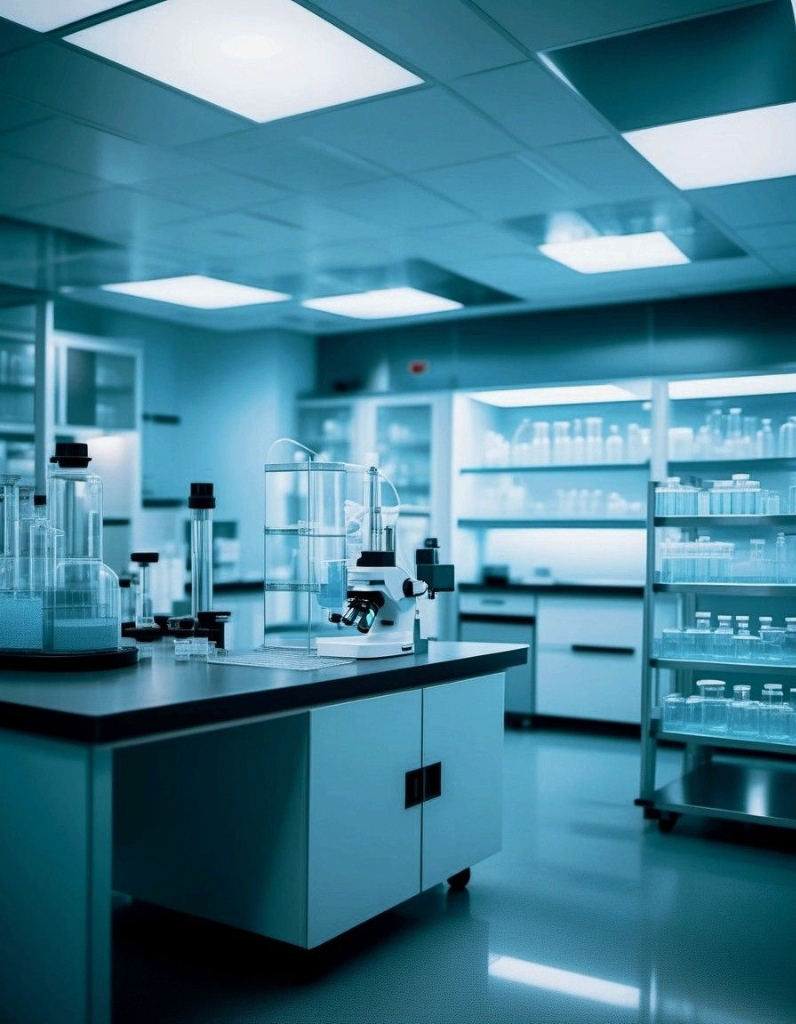
#> input picture dist-before/assets/about/biotech-lab-cleanroom.jpg, 796 x 1024 px, given in place of about-hero-roots-to-infinity.jpg, which was not available
$ python make-about-blur.py
#> lines starting #> are read from the running program, lines starting #| are printed output that depends on the picture
"""Pre-blurred backgrounds for the About page's chapters (and the prologue's spotlight).

Blurring a full-screen photo live (CSS filter) is expensive while scrolling, so each chapter background is blurred
once here: public/assets/about/<name>.jpg -> public/assets/about/blur/<name>.webp (1280 px wide, soft and small).
The page cross-fades these; only the foreground photos are shown sharp.

Usage: python scripts/make-about-blur.py
"""
from pathlib import Path

from PIL import Image, ImageFilter

ROOT = Path(__file__).resolve().parent.parent / "public" / "assets" / "about"
OUT = ROOT / "blur"
NAMES = [
    "about-hero-roots-to-infinity",
    "botanical-ayurveda-roots",
    "biotech-lab-cleanroom",
    "leadership-delegation-nrdc",
    "corporate-innovation-hub",
]
WIDTH = 1280
RADIUS = {"about-hero-roots-to-infinity": 4}   # the prologue's is only softened: the spotlight shows the sharp one
DEFAULT_RADIUS = 22


def main():
    OUT.mkdir(parents=True, exist_ok=True)
    jobs = [(n, n, RADIUS.get(n, DEFAULT_RADIUS)) for n in NAMES]
    jobs.append(("about-hero-roots-to-infinity", "compass", 7))   # chapter 04 reuses the prologue photo, blurred as it was
    for name, out_name, radius in jobs:
        img = Image.open(ROOT / f"{name}.jpg").convert("RGB")
#> img is the input picture: PIL image 796x1024 RGB; mean R, G, B 69.5, 125.7, 145.8
        img.thumbnail((WIDTH, WIDTH), Image.LANCZOS)
        out = img.filter(ImageFilter.GaussianBlur(radius))
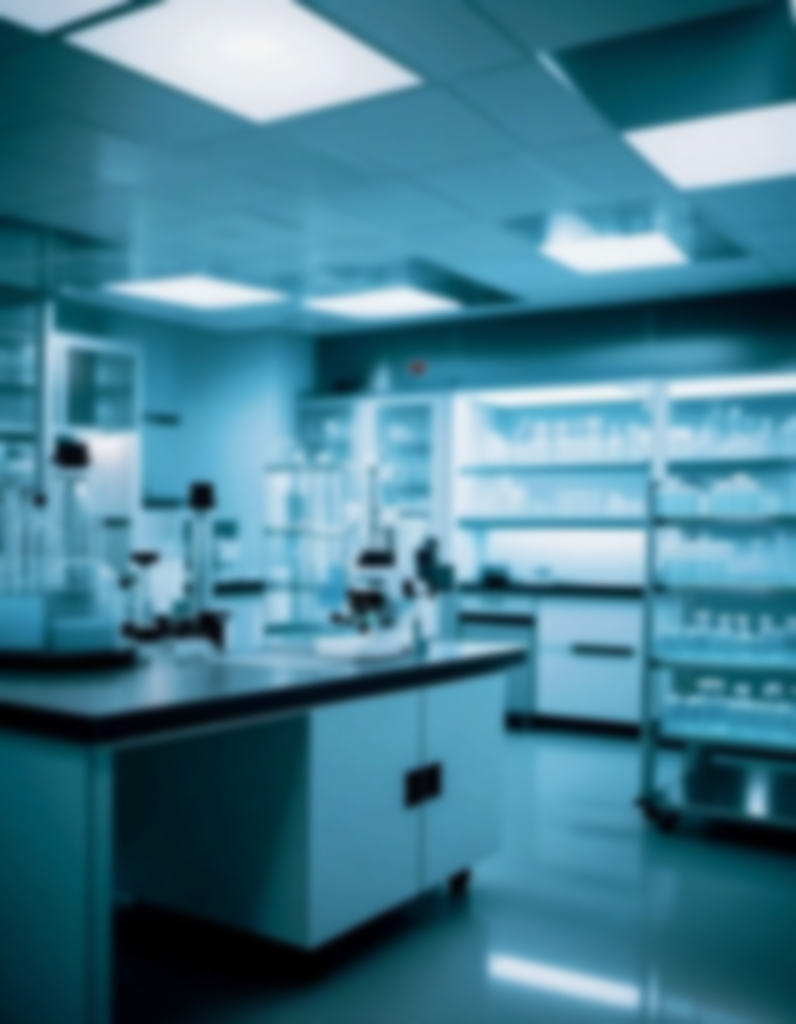
#> out: PIL image 796x1024 RGB; mean R, G, B 69.5, 125.7, 145.8
        out.save(OUT / f"{out_name}.webp", "WEBP", quality=72, method=6)
        print(out_name, out.size, (OUT / f"{out_name}.webp").stat().st_size // 1024, "KB")
#| about-hero-roots-to-infinity (796, 1024) 19 KB
#> pass 2 of the loop in main, `for name, out_name, radius in jobs:`:
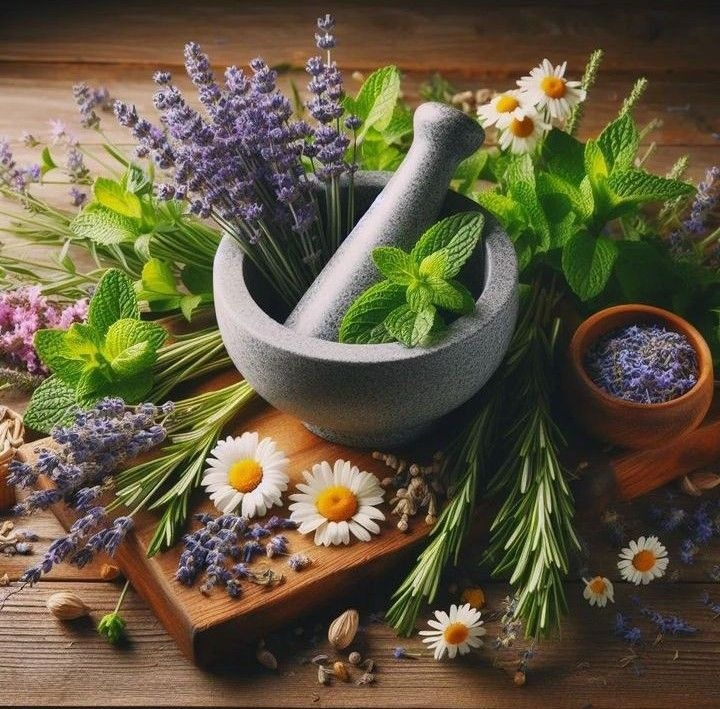
#> input picture dist-before/assets/about/botanical-ayurveda-roots.jpg, 720 x 709 px, found by its file name
#> in main, img is the input picture: PIL image 720x709 RGB; mean R, G, B 98.4, 88.9, 63.9
#> in main, `out = img.filter(ImageFilter.GaussianBlur(radius))`:
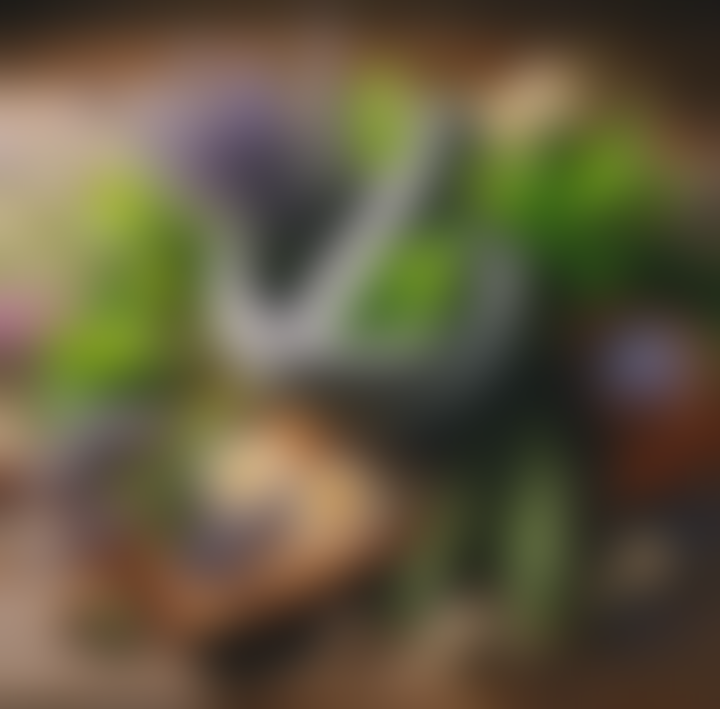
#> out: PIL image 720x709 RGB; mean R, G, B 97.8, 88.3, 63.5
#| botanical-ayurveda-roots (720, 709) 5 KB


if __name__ == "__main__":
    main()
